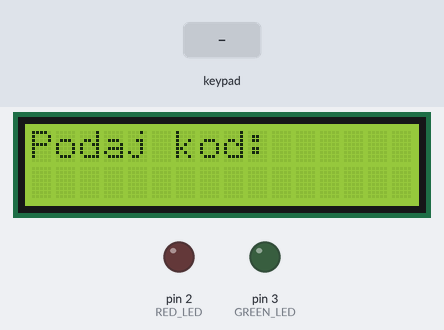
The sketch below on a simulated Arduino Uno, built with avr-gcc and run on an emulated ATmega328P. Shown: 16×2 character LCD, output pins drawn as LEDs (lit = HIGH). Inputs (shaded band) come from the test bench. What the sketch prints to the serial monitor is not drawn.

Above: at 1.2 s.
1.3 s: keypad keys 0 0 0 0 A pressed 0.4 s apart
At 3.4 s:
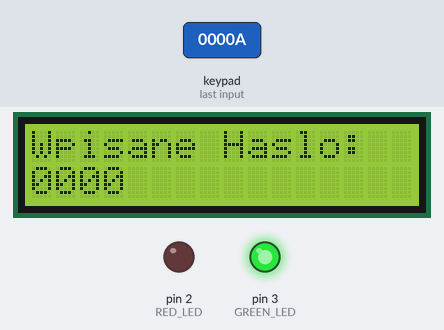
6.3 s: key 'B' pressed
At 8.3 s:
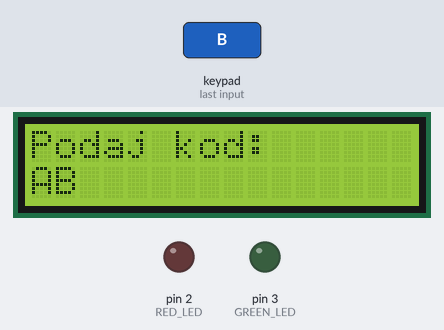
9.2 s: keypad keys 0 0 0 0 D pressed 0.4 s apart
At 10.0 s:
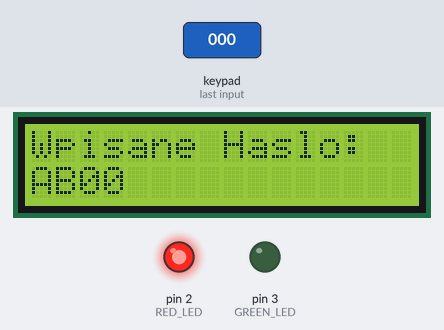
14.2 s: key 'A' pressed
At 16.1 s:
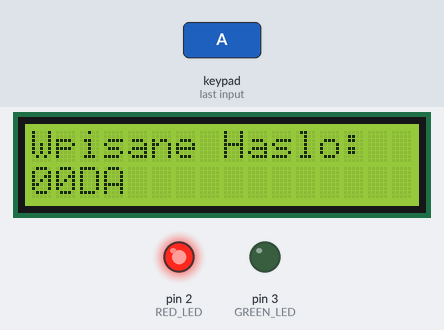
17.2 s: key 'C' pressed
20.2 s: key 'E' pressed
At 21.0 s:
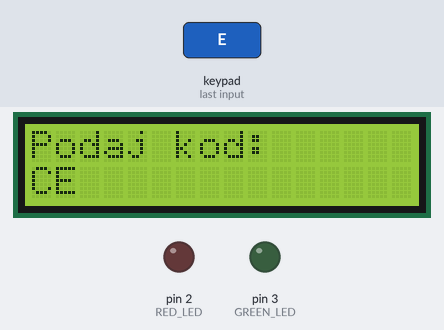
Timing chart, 0 to 22.9 s (numbered marks = the images above; inputs shaded):
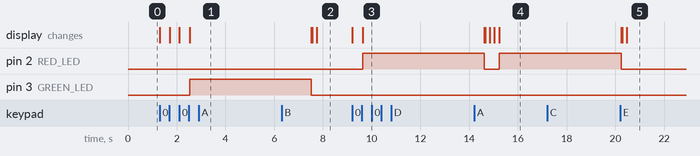

The sketch:

zamek_na_kod.ino
```cpp
/*
prosty zamek na kod z keypada 4x4, z wyswietlaniem LCD i LED
*/
#include <Keypad.h>
#include <Wire.h>
#include <LiquidCrystal_I2C.h>

#define GREEN_LED 3
#define RED_LED 2

LiquidCrystal_I2C lcd(0x27, 16, 2);

const byte ROWS = 4; //four rows
const byte COLS = 4; //three columns
char keys[ROWS][COLS] = {
  {'0','1','2','3'},
  {'4','5','6','7'},
  {'8','9','A','B'},
  {'C','D','E','F'}
};
byte rowPins[ROWS] = {10, 13, 12, 11}; //connect to the row pinouts of the keypad
byte colPins[COLS] = {6, 7, 8, 9}; //connect to the column pinouts of the keypad

Keypad keypad = Keypad( makeKeymap(keys), rowPins, colPins, ROWS, COLS );

int slowolen = 0;
String slowo;
int i = 0;

void setup(){
  Serial.begin(9600);
  Serial.println("Podaj kod: ");
  lcd.init();         // initialize the lcd
  lcd.backlight();
  lcd.setCursor(0, 0);
  lcd.print("Podaj kod: ");
  pinMode(RED_LED, OUTPUT);
  pinMode(GREEN_LED, OUTPUT);
}

void loop(){
  lcd.setCursor(0, 0);
  lcd.print("Podaj kod: ");
  lcd.setCursor(0, 1);
  char key = keypad.getKey();
  if (key){

    lcd.setCursor(i, 1);
    lcd.print(key);
    Serial.println(key);
    slowo += key;
    slowolen++;
    i++;
  }
  if (slowolen == 4 && slowo == "0000")
  {

    lcd.clear();
    lcd.setCursor(0,0);
    lcd.print("Wpisane Haslo: ");
    lcd.setCursor(0,1);
    Serial.println(slowo);
    lcd.print(slowo);
    digitalWrite(GREEN_LED, HIGH);
    slowo = "";
    slowolen = 0 ;
    i=0;
    delay(5000);
    lcd.clear();
    digitalWrite(GREEN_LED, LOW);
  }
  if (slowolen == 4 && slowo != "0000")
  {
    lcd.clear();
      lcd.setCursor(0,0);
      lcd.print("Wpisane Haslo: ");
      lcd.setCursor(0,1);
      Serial.println(slowo);
      lcd.print(slowo);
      digitalWrite(RED_LED, HIGH);
      slowo = "";
      slowolen = 0 ;
      i=0;
      delay(5000);
      lcd.clear();
      digitalWrite(RED_LED, LOW);
  }


}
```

Measured:
- after the input at 1.3 s, pin 3 (GREEN_LED): LOW → HIGH after 1.2 s; the display: first changes at once (image 1 shows a later state)
- after the input at 6.3 s, the display: first differs from a run without the input after 1.5 s (image 2)
- after the input at 9.2 s, pin 2 (RED_LED): LOW → HIGH after 0.42 s; the display: first changes at once (image 3 shows a later state)
- after the input at 14.2 s, the display: first differs from a run without the input after 1.0 s (image 4)
- after the input at 17.2 s, every drawn part: stays the same
- after the input at 20.2 s, the display: first differs from a run without the input after 0.27 s (image 5)
